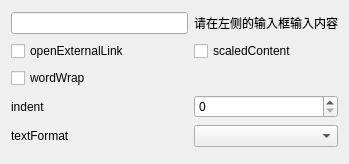
<?xml version="1.0" encoding="UTF-8"?>
<ui version="4.0">
 <class>DisplayWidget</class>
 <widget class="QWidget" name="DisplayWidget">
  <property name="geometry">
   <rect>
    <x>0</x>
    <y>0</y>
    <width>349</width>
    <height>164</height>
   </rect>
  </property>
  <property name="windowTitle">
   <string>DisplayWidget</string>
  </property>
  <layout class="QGridLayout" name="gridLayout">
   <item row="4" column="0">
    <widget class="QLabel" name="label_3">
     <property name="text">
      <string>textFormat</string>
     </property>
    </widget>
   </item>
   <item row="2" column="0">
    <widget class="QCheckBox" name="check_wordWrap">
     <property name="text">
      <string>wordWrap</string>
     </property>
    </widget>
   </item>
   <item row="3" column="0">
    <widget class="QLabel" name="label_2">
     <property name="text">
      <string>indent</string>
     </property>
    </widget>
   </item>
   <item row="4" column="1">
    <widget class="QComboBox" name="combo_format"/>
   </item>
   <item row="1" column="0">
    <widget class="QCheckBox" name="check_links">
     <property name="minimumSize">
      <size>
       <width>106</width>
       <height>7</height>
      </size>
     </property>
     <property name="maximumSize">
      <size>
       <width>16777215</width>
       <height>16777215</height>
      </size>
     </property>
     <property name="text">
      <string>openExternalLink</string>
     </property>
    </widget>
   </item>
   <item row="0" column="1">
    <widget class="QLabel" name="label">
     <property name="text">
      <string>请在左侧的输入框输入内容</string>
     </property>
     <property name="openExternalLinks">
      <bool>false</bool>
     </property>
    </widget>
   </item>
   <item row="0" column="0">
    <widget class="QLineEdit" name="lineEdit"/>
   </item>
   <item row="3" column="1">
    <widget class="QSpinBox" name="spin_indent"/>
   </item>
   <item row="1" column="1">
    <widget class="QCheckBox" name="check_scaled">
     <property name="text">
      <string>scaledContent</string>
     </property>
    </widget>
   </item>
  </layout>
 </widget>
 <layoutdefault spacing="6" margin="11"/>
 <resources/>
 <connections/>
</ui>
